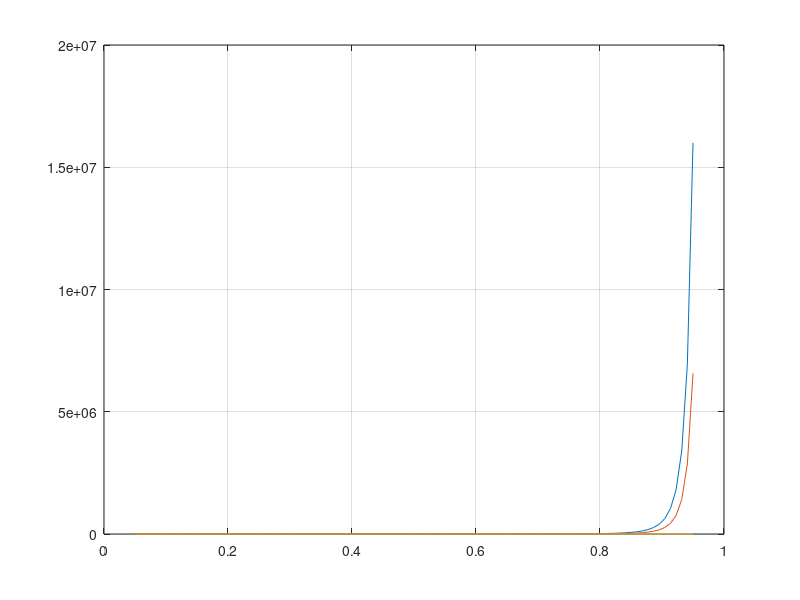

MATLAB code for this plot:
clear;
close all;

p = linspace(0.05, 0.95);

t_1 = 5 ./ ((1-p).^5);

t_2 = 1./(2*(1-p) - 0.5 * (1-p).^5) + ...
    1./((1-p).^5 - 0.5 * (1-p).^5) + ...
    1./((1-p).^4 - 0.5 * (1-p).^5) + ...
    1./((1-p).^3 - 0.5 * (1-p).^5) + ...
    1./((1-p).^2 - 0.5 * (1-p).^5) ;


t_3 = 7.8 ./ (1-p);

plot(p, t_1);
hold on
plot(p, t_2);
plot(p, t_3);
grid
% axis([0.05 0.95 0 100])
